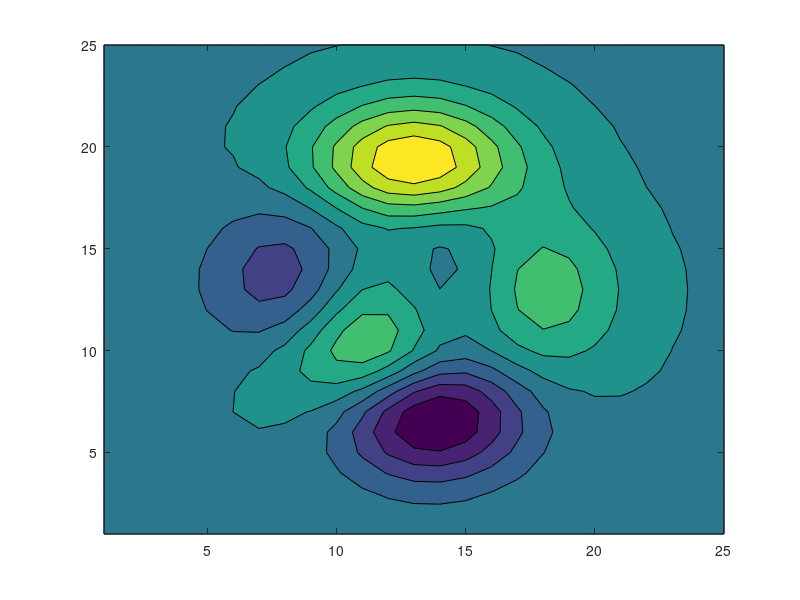

Reproduce this figure in MATLAB. (Note: this script raises an error after producing the figure.)
%=============================================================================
% Copyright (c) 2016-present Allan CORNET (Nelson)
%=============================================================================
% This file is part of Nelson.
%=============================================================================
% LICENCE_BLOCK_BEGIN
% SPDX-License-Identifier: LGPL-3.0-or-later
% LICENCE_BLOCK_END
%=============================================================================
% <--ADV-CLI MODE-->
%=============================================================================
figure();
Z = peaks(25);
[M, h] = contourf(Z);
asserts.isequal(class(h), 'nelson.graphics.chart.primitive.Contour');
asserts.isequal(h.Type, 'contour');
asserts.isequal(h.FaceColor, 'flat');
asserts.isequal(char(h.Fill), 'on');
asserts.isapprox(h.EdgeColor, [0.129411764705882 0.129411764705882 0.129411764705882], 1e-15);
asserts.isequal(M, h.ContourMatrix);
%=============================================================================
%=============================================================================
f = figure('Visible', 'off');
x = linspace(-2 * pi, 2 * pi, 100);
y = linspace(-2 * pi, 2 * pi, 100);
[X, Y] = meshgrid(x, y);
Z = sin(X) .* cos(Y);
contourf(X, Y, Z, 20);
ax = gca();
asserts.isequal(ax.XTick, -6:2:6);
asserts.isequal(ax.YTick, -6:2:6);
close(f);
%=============================================================================
